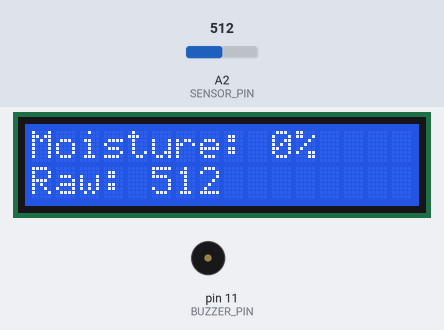
Bench run of a sketch on a simulated Arduino Uno, built with avr-gcc and run on an emulated ATmega328P. Parts: 16×2 character LCD, buzzer (waves = sounding). The inputs (shaded band) are chosen by the test bench; at power-on: A2 (SENSOR_PIN) = 512. What the sketch prints to the serial monitor is not drawn.

Above: at 3.2 s.
3.3 s: A2 (SENSOR_PIN) set to 351
At 4.3 s:
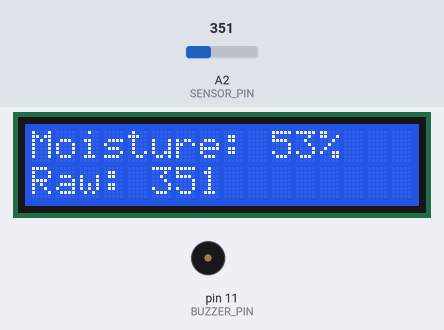
5.2 s: A2 (SENSOR_PIN) set to 321
At 6.1 s:
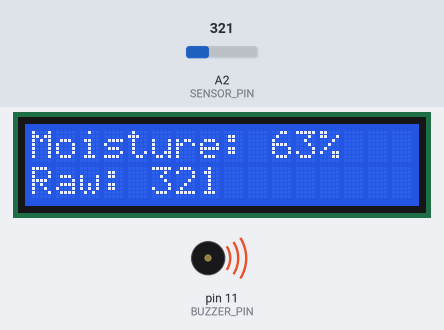
6.7 s: A2 (SENSOR_PIN) set to 306
At 8.0 s:
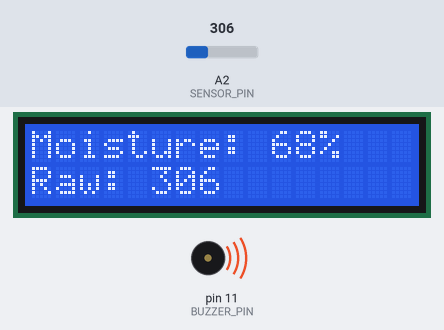
Timing chart, 0 to 9.7 s (numbered marks = the images above; inputs shaded):
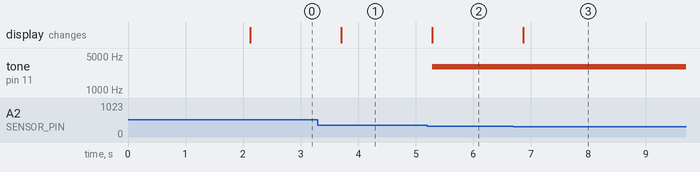

Measured:
- the behaviour switches between 333 and 332 on A2 (SENSOR_PIN) (found by bisection; images 1 and 2)
- after the input at 3.3 s, the display: changes after 0.41 s (image 1)
- after the input at 5.2 s, tone on pin 11 (BUZZER_PIN): silent → 3000 Hz after 0.09 s; the display: changes after 0.09 s (image 2)
- after the input at 6.7 s, the display: changes after 0.17 s (image 3)

The sketch:

sensor_sketch.ino
```cpp
#include <LiquidCrystal_I2C.h>

LiquidCrystal_I2C lcd(0x27, 16, 2);

#define SENSOR_PIN A2
#define WET_THRESHOLD 210
#define DRY_THRESHOLD 510
#define BUZZER_PIN 11
#define HUMIDITY_ALERT 60

void setup() {
    pinMode(BUZZER_PIN, OUTPUT);
    digitalWrite(BUZZER_PIN, LOW);

    Serial.begin(9600);
    lcd.init();
    lcd.backlight();

    // Mensaje inicial
    lcd.setCursor(0, 0);
    lcd.print("DryWall System");
    lcd.setCursor(0, 1);
    lcd.print("Initializing...");
    delay(2000);
    lcd.clear();
}

void loop() {
    int value = analogRead(SENSOR_PIN);
    int pct = map(value, WET_THRESHOLD, DRY_THRESHOLD, 100, 0);
    pct = constrain(pct, 0, 100);

    // Mostrar en LCD
    lcd.setCursor(0, 0);
    lcd.print("Moisture: ");
    lcd.print(pct);
    lcd.print("%   ");

    lcd.setCursor(0, 1);
    lcd.print("Raw: ");
    lcd.print(value);
    lcd.print("    ");

    // Enviar por Serial (formato compatible con Python)
    Serial.print("Raw: ");
    Serial.print(value);
    Serial.print("  |  H2O%: ");
    Serial.print(pct);
    Serial.println("%");

    // Alarma
    if (pct >= HUMIDITY_ALERT) {
        tone(BUZZER_PIN, 3000);
    } else {
        noTone(BUZZER_PIN);
    }

    delay(500); // Enviar datos cada segundo
}
```
